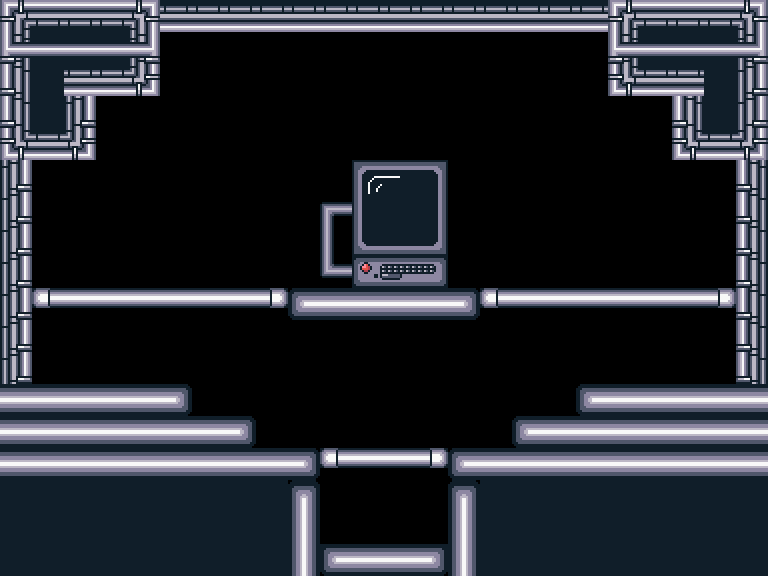

This is a level from a 2D game, rendered from its Tiled map with the project's own tilesets. A one-line summary and the complete map file follow:
An orthogonal 24x18 tile map with 32x32 px tiles, 4 tile layers (terminal, blocks, platforms, downDoor) and 9 objects (playerSpawnDown, playerSpawn, terminal, terminalScreen).

<map version="1.5" tiledversion="1.6.0" orientation="orthogonal" renderorder="right-down" width="24" height="18" tilewidth="32" tileheight="32" infinite="0" nextlayerid="8" nextobjectid="11">
 <editorsettings>
  <export target="downRoomDepot.json" format="json" />
 </editorsettings>
 <tileset firstgid="1" name="commonTileset" tilewidth="32" tileheight="32" tilecount="225" columns="15">
  <image source="commonTileset.png" width="480" height="480" />
  <tile id="0">
   <properties>
    <property name="collides" type="bool" value="true" />
   </properties>
  </tile>
  <tile id="1">
   <properties>
    <property name="collides" type="bool" value="true" />
   </properties>
  </tile>
  <tile id="2">
   <properties>
    <property name="collides" type="bool" value="true" />
   </properties>
  </tile>
  <tile id="3">
   <properties>
    <property name="collides" type="bool" value="true" />
   </properties>
  </tile>
  <tile id="4">
   <properties>
    <property name="collides" type="bool" value="true" />
   </properties>
  </tile>
  <tile id="5">
   <properties>
    <property name="collides" type="bool" value="true" />
   </properties>
  </tile>
  <tile id="6">
   <properties>
    <property name="collides" type="bool" value="true" />
   </properties>
  </tile>
  <tile id="7">
   <properties>
    <property name="collides" type="bool" value="true" />
   </properties>
  </tile>
  <tile id="15">
   <properties>
    <property name="collides" type="bool" value="true" />
   </properties>
  </tile>
  <tile id="16">
   <properties>
    <property name="collides" type="bool" value="true" />
   </properties>
  </tile>
  <tile id="17">
   <properties>
    <property name="collides" type="bool" value="true" />
   </properties>
  </tile>
  <tile id="18">
   <properties>
    <property name="collides" type="bool" value="true" />
   </properties>
  </tile>
  <tile id="19">
   <properties>
    <property name="collides" type="bool" value="true" />
   </properties>
  </tile>
  <tile id="20">
   <properties>
    <property name="collides" type="bool" value="true" />
   </properties>
  </tile>
  <tile id="21">
   <properties>
    <property name="collides" type="bool" value="true" />
   </properties>
  </tile>
  <tile id="22">
   <properties>
    <property name="collides" type="bool" value="true" />
   </properties>
  </tile>
  <tile id="30">
   <properties>
    <property name="collides" type="bool" value="true" />
   </properties>
  </tile>
  <tile id="31">
   <properties>
    <property name="collides" type="bool" value="true" />
   </properties>
  </tile>
  <tile id="32">
   <properties>
    <property name="collides" type="bool" value="true" />
   </properties>
  </tile>
  <tile id="33">
   <properties>
    <property name="collides" type="bool" value="true" />
   </properties>
  </tile>
  <tile id="34">
   <properties>
    <property name="collides" type="bool" value="true" />
   </properties>
  </tile>
  <tile id="35">
   <properties>
    <property name="collides" type="bool" value="true" />
   </properties>
  </tile>
  <tile id="36">
   <properties>
    <property name="collides" type="bool" value="true" />
   </properties>
  </tile>
  <tile id="37">
   <properties>
    <property name="collides" type="bool" value="true" />
   </properties>
  </tile>
  <tile id="45">
   <properties>
    <property name="collides" type="bool" value="true" />
   </properties>
  </tile>
  <tile id="46">
   <properties>
    <property name="collides" type="bool" value="true" />
   </properties>
  </tile>
  <tile id="47">
   <properties>
    <property name="collides" type="bool" value="true" />
   </properties>
  </tile>
  <tile id="48">
   <properties>
    <property name="collides" type="bool" value="true" />
   </properties>
  </tile>
  <tile id="49">
   <properties>
    <property name="collides" type="bool" value="true" />
   </properties>
  </tile>
  <tile id="50">
   <properties>
    <property name="collides" type="bool" value="true" />
   </properties>
  </tile>
  <tile id="51">
   <properties>
    <property name="collides" type="bool" value="true" />
   </properties>
  </tile>
  <tile id="52">
   <properties>
    <property name="collides" type="bool" value="true" />
   </properties>
  </tile>
  <tile id="60">
   <properties>
    <property name="collides" type="bool" value="true" />
   </properties>
  </tile>
  <tile id="61">
   <properties>
    <property name="collides" type="bool" value="true" />
   </properties>
  </tile>
  <tile id="62">
   <properties>
    <property name="collides" type="bool" value="true" />
   </properties>
  </tile>
  <tile id="63">
   <properties>
    <property name="collides" type="bool" value="true" />
   </properties>
  </tile>
  <tile id="64">
   <properties>
    <property name="collides" type="bool" value="true" />
   </properties>
  </tile>
  <tile id="65">
   <properties>
    <property name="collides" type="bool" value="true" />
   </properties>
  </tile>
  <tile id="66">
   <properties>
    <property name="collides" type="bool" value="true" />
   </properties>
  </tile>
  <tile id="67">
   <properties>
    <property name="collides" type="bool" value="true" />
   </properties>
  </tile>
  <tile id="75">
   <properties>
    <property name="collides" type="bool" value="true" />
   </properties>
  </tile>
  <tile id="76">
   <properties>
    <property name="collides" type="bool" value="true" />
   </properties>
  </tile>
  <tile id="77">
   <properties>
    <property name="collides" type="bool" value="true" />
   </properties>
  </tile>
  <tile id="78">
   <properties>
    <property name="collides" type="bool" value="true" />
   </properties>
  </tile>
  <tile id="79">
   <properties>
    <property name="collides" type="bool" value="true" />
   </properties>
  </tile>
  <tile id="80">
   <properties>
    <property name="collides" type="bool" value="true" />
   </properties>
  </tile>
  <tile id="81">
   <properties>
    <property name="collides" type="bool" value="true" />
   </properties>
  </tile>
  <tile id="82">
   <properties>
    <property name="collides" type="bool" value="true" />
   </properties>
  </tile>
  <tile id="90">
   <properties>
    <property name="collides" type="bool" value="true" />
   </properties>
  </tile>
  <tile id="91">
   <properties>
    <property name="collides" type="bool" value="true" />
   </properties>
  </tile>
  <tile id="92">
   <properties>
    <property name="collides" type="bool" value="true" />
   </properties>
  </tile>
  <tile id="93">
   <properties>
    <property name="collides" type="bool" value="true" />
   </properties>
  </tile>
  <tile id="94">
   <properties>
    <property name="collides" type="bool" value="true" />
   </properties>
  </tile>
  <tile id="95">
   <properties>
    <property name="collides" type="bool" value="true" />
   </properties>
  </tile>
  <tile id="96">
   <properties>
    <property name="collides" type="bool" value="true" />
   </properties>
  </tile>
  <tile id="97">
   <properties>
    <property name="collides" type="bool" value="true" />
   </properties>
  </tile>
 </tileset>
 <layer id="7" name="terminal" width="24" height="18">
  <data encoding="csv">
0,0,0,0,0,0,0,0,0,0,0,0,0,0,0,0,0,0,0,0,0,0,0,0,
0,0,0,0,0,0,0,0,0,0,0,0,0,0,0,0,0,0,0,0,0,0,0,0,
0,0,0,0,0,0,0,0,0,0,0,0,0,0,0,0,0,0,0,0,0,0,0,0,
0,0,0,0,0,0,0,0,0,0,0,0,0,0,0,0,0,0,0,0,0,0,0,0,
0,0,0,0,0,0,0,0,0,0,0,0,0,0,0,0,0,0,0,0,0,0,0,0,
0,0,0,0,0,0,0,0,0,0,0,122,123,126,0,0,0,0,0,0,0,0,0,0,
0,0,0,0,0,0,0,0,0,0,136,137,138,141,0,0,0,0,0,0,0,0,0,0,
0,0,0,0,0,0,0,0,0,0,151,152,153,156,0,0,0,0,0,0,0,0,0,0,
0,0,0,0,0,0,0,0,0,0,181,183,184,185,0,0,0,0,0,0,0,0,0,0,
0,0,0,0,0,0,0,0,0,0,0,0,0,0,0,0,0,0,0,0,0,0,0,0,
0,0,0,0,0,0,0,0,0,0,0,0,0,0,0,0,0,0,0,0,0,0,0,0,
0,0,0,0,0,0,0,0,0,0,0,0,0,0,0,0,0,0,0,0,0,0,0,0,
0,0,0,0,0,0,0,0,0,0,0,0,0,0,0,0,0,0,0,0,0,0,0,0,
0,0,0,0,0,0,0,0,0,0,0,0,0,0,0,0,0,0,0,0,0,0,0,0,
0,0,0,0,0,0,0,0,0,0,0,0,0,0,0,0,0,0,0,0,0,0,0,0,
0,0,0,0,0,0,0,0,0,0,0,0,0,0,0,0,0,0,0,0,0,0,0,0,
0,0,0,0,0,0,0,0,0,0,0,0,0,0,0,0,0,0,0,0,0,0,0,0,
0,0,0,0,0,0,0,0,0,0,0,0,0,0,0,0,0,0,0,0,0,0,0,0
</data>
 </layer>
 <layer id="1" name="blocks" width="24" height="18">
  <properties>
   <property name="collides" type="bool" value="true" />
  </properties>
  <data encoding="csv">
61,62,62,62,63,92,92,92,92,92,92,92,92,92,92,92,92,92,92,61,62,62,62,63,
76,77,77,77,78,0,0,0,0,0,0,0,0,0,0,0,0,0,0,76,77,77,77,78,
94,81,92,92,93,0,0,0,0,0,0,0,0,0,0,0,0,0,0,91,92,92,81,95,
94,81,95,0,0,0,0,0,0,0,0,0,0,0,0,0,0,0,0,0,0,94,81,95,
91,92,93,0,0,0,0,0,0,0,0,0,0,0,0,0,0,0,0,0,0,91,92,93,
95,0,0,0,0,0,0,0,0,0,0,0,0,0,0,0,0,0,0,0,0,0,0,94,
95,0,0,0,0,0,0,0,0,0,0,0,0,0,0,0,0,0,0,0,0,0,0,94,
95,0,0,0,0,0,0,0,0,0,0,0,0,0,0,0,0,0,0,0,0,0,0,94,
95,0,0,0,0,0,0,0,0,0,0,0,0,0,0,0,0,0,0,0,0,0,0,94,
95,0,0,0,0,0,0,0,0,50,51,51,51,51,52,0,0,0,0,0,0,0,0,94,
95,0,0,0,0,0,0,0,0,0,0,0,0,0,0,0,0,0,0,0,0,0,0,94,
95,0,0,0,0,0,0,0,0,0,0,0,0,0,0,0,0,0,0,0,0,0,0,94,
51,51,51,51,51,52,0,0,0,0,0,0,0,0,0,0,0,0,50,51,51,51,51,51,
51,51,51,51,51,51,51,52,0,0,0,0,0,0,0,0,50,51,51,51,51,51,51,51,
51,51,51,51,51,51,51,51,51,52,0,0,0,0,50,51,51,51,51,51,51,51,51,51,
81,81,81,81,81,81,81,81,81,8,0,0,0,0,8,81,81,81,81,81,81,81,81,81,
81,81,81,81,81,81,81,81,81,23,0,0,0,0,23,81,81,81,81,81,81,81,81,81,
81,81,81,81,81,81,81,81,81,23,0,0,0,0,23,81,81,81,81,81,81,81,81,81
</data>
 </layer>
 <layer id="2" name="platforms" width="24" height="18">
  <properties>
   <property name="collides" type="bool" value="true" />
  </properties>
  <data encoding="csv">
0,0,0,0,0,0,0,0,0,0,0,0,0,0,0,0,0,0,0,0,0,0,0,0,
0,0,0,0,0,0,0,0,0,0,0,0,0,0,0,0,0,0,0,0,0,0,0,0,
0,0,0,0,0,0,0,0,0,0,0,0,0,0,0,0,0,0,0,0,0,0,0,0,
0,0,0,0,0,0,0,0,0,0,0,0,0,0,0,0,0,0,0,0,0,0,0,0,
0,0,0,0,0,0,0,0,0,0,0,0,0,0,0,0,0,0,0,0,0,0,0,0,
0,0,0,0,0,0,0,0,0,0,0,0,0,0,0,0,0,0,0,0,0,0,0,0,
0,0,0,0,0,0,0,0,0,0,0,0,0,0,0,0,0,0,0,0,0,0,0,0,
0,0,0,0,0,0,0,0,0,0,0,0,0,0,0,0,0,0,0,0,0,0,0,0,
0,0,0,0,0,0,0,0,0,0,0,0,0,0,0,0,0,0,0,0,0,0,0,0,
0,4,5,5,5,5,5,5,6,0,0,0,0,0,0,4,5,5,5,5,5,5,6,0,
0,0,0,0,0,0,0,0,0,0,0,0,0,0,0,0,0,0,0,0,0,0,0,0,
0,0,0,0,0,0,0,0,0,0,0,0,0,0,0,0,0,0,0,0,0,0,0,0,
0,0,0,0,0,0,0,0,0,0,0,0,0,0,0,0,0,0,0,0,0,0,0,0,
0,0,0,0,0,0,0,0,0,0,0,0,0,0,0,0,0,0,0,0,0,0,0,0,
0,0,0,0,0,0,0,0,0,0,4,5,5,6,0,0,0,0,0,0,0,0,0,0,
0,0,0,0,0,0,0,0,0,0,0,0,0,0,0,0,0,0,0,0,0,0,0,0,
0,0,0,0,0,0,0,0,0,0,0,0,0,0,0,0,0,0,0,0,0,0,0,0,
0,0,0,0,0,0,0,0,0,0,4,5,5,6,0,0,0,0,0,0,0,0,0,0
</data>
 </layer>
 <layer id="4" name="downDoor" width="24" height="18">
  <properties>
   <property name="collides" type="bool" value="true" />
  </properties>
  <data encoding="csv">
0,0,0,0,0,0,0,0,0,0,0,0,0,0,0,0,0,0,0,0,0,0,0,0,
0,0,0,0,0,0,0,0,0,0,0,0,0,0,0,0,0,0,0,0,0,0,0,0,
0,0,0,0,0,0,0,0,0,0,0,0,0,0,0,0,0,0,0,0,0,0,0,0,
0,0,0,0,0,0,0,0,0,0,0,0,0,0,0,0,0,0,0,0,0,0,0,0,
0,0,0,0,0,0,0,0,0,0,0,0,0,0,0,0,0,0,0,0,0,0,0,0,
0,0,0,0,0,0,0,0,0,0,0,0,0,0,0,0,0,0,0,0,0,0,0,0,
0,0,0,0,0,0,0,0,0,0,0,0,0,0,0,0,0,0,0,0,0,0,0,0,
0,0,0,0,0,0,0,0,0,0,0,0,0,0,0,0,0,0,0,0,0,0,0,0,
0,0,0,0,0,0,0,0,0,0,0,0,0,0,0,0,0,0,0,0,0,0,0,0,
0,0,0,0,0,0,0,0,0,0,0,0,0,0,0,0,0,0,0,0,0,0,0,0,
0,0,0,0,0,0,0,0,0,0,0,0,0,0,0,0,0,0,0,0,0,0,0,0,
0,0,0,0,0,0,0,0,0,0,0,0,0,0,0,0,0,0,0,0,0,0,0,0,
0,0,0,0,0,0,0,0,0,0,0,0,0,0,0,0,0,0,0,0,0,0,0,0,
0,0,0,0,0,0,0,0,0,0,0,0,0,0,0,0,0,0,0,0,0,0,0,0,
0,0,0,0,0,0,0,0,0,0,0,0,0,0,0,0,0,0,0,0,0,0,0,0,
0,0,0,0,0,0,0,0,0,0,0,0,0,0,0,0,0,0,0,0,0,0,0,0,
0,0,0,0,0,0,0,0,0,0,0,0,0,0,0,0,0,0,0,0,0,0,0,0,
0,0,0,0,0,0,0,0,0,0,50,51,51,52,0,0,0,0,0,0,0,0,0,0
</data>
 </layer>
 <objectgroup id="3" name="playerSpawns">
  <object id="1" name="playerSpawnDown" x="352" y="544">
   <point />
  </object>
  <object id="2" name="playerSpawn" x="352" y="416">
   <point />
  </object>
 </objectgroup>
 <objectgroup id="5" name="blushieSpawns">
  <object id="3" x="352" y="224">
   <point />
  </object>
  <object id="4" x="96" y="256">
   <point />
  </object>
  <object id="5" x="640" y="256">
   <point />
  </object>
  <object id="7" x="640" y="352">
   <point />
  </object>
  <object id="8" x="128" y="352">
   <point />
  </object>
 </objectgroup>
 <objectgroup id="6" name="terminalObject">
  <object id="9" name="terminal" x="352" y="256" width="96" height="32" />
  <object id="10" name="terminalScreen" x="352" y="160">
   <point />
  </object>
 </objectgroup>
</map>
